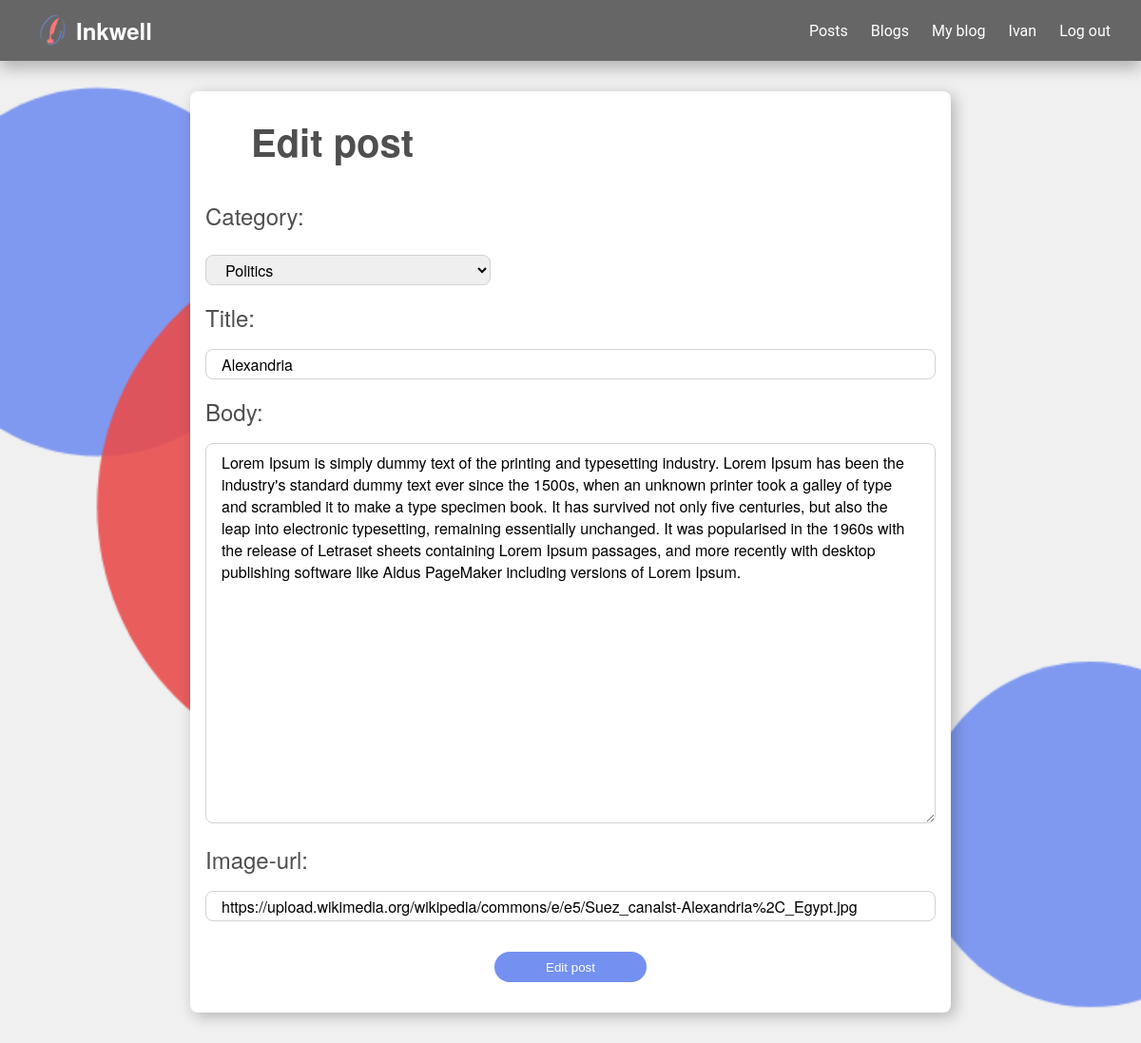
The app's page /edit_post_view/Alexandria (signed in) with its own data.
### main/models.py (models this page shows)
class Posts(models.Model):
    author = models.ForeignKey(User, on_delete=models.CASCADE, related_name="writer")
    blog = models.ForeignKey(Blog, on_delete=models.CASCADE, related_name="blog")
    category = models.ForeignKey(Category, on_delete=models.CASCADE,default="Other", related_name="post_category")
    title = models.CharField(max_length=200)
    body = models.TextField(blank=False)
    image = models.URLField(max_length=200)
    created = models.DateTimeField(auto_now_add=True)
    updated = models.DateTimeField(auto_now=True)
    class Meta:
            verbose_name= "Post"
            verbose_name_plural= "Posts"

### main/views.py (the view)
# urls.py: path("edit_post_view/<str:post_title>", views.edit_post_view, name="edit_post_view"),
@login_required(login_url="/sign_in")
def edit_post_view(request, post_title):
    userposts = Posts.objects.filter(author=request.user)
    post = Posts.objects.get(title=post_title, author=request.user)
    categories = Category.objects.all()
    if request.user != post.author:
        return redirect("post", post.blog.name, post.title)
    return render(request,"main/edit_post.html", {
        "post": post,
        "categories": categories
    })

### main/templates/main/edit_post.html (shortened to what this page needs)
{% extends "main/components/layout.html" %}
{% load static %}
{% block body %}
    <div class="main-body-2">
        <div id="post-wrapper">
            <div id="create-post-div">
                <div class="title-div">
                    <h1>Edit post</h1>
                </div>
                <div id="post-form-div">
                    <form id="post-form" action="#" onsubmit="event.preventDefault(); edit_post('{{ post.blog.name }}', {{ post.id }})">
                        <div class="post-label">
                            <label  for="Category">Category:<label>
                        </div>
                        <div class="input-div">
                            <select class="post-form-input" name="category" id="category">
                                {% for category in categories %}
                                    {% if category.name == post.category.name %}
                                        <option value={{ category.name }} selected="selected">{{ category.name }}</option>
                                    {% else %}
                                        <option value={{ category.name }}>{{ category.name }}</option>
                                    {% endif %}
                                {% endfor %}
                            </select>
                        </div>
                        <div class="post-label">
                            <label  for="title">Title:<label>
                        </div>
                        <input class="post-input" type="text" value="{{ post.title }}" name="title" id="title">
                        <div class="post-label">
                            <label class="post-label" for="body">Body:<label>
                        </div>
                        <textarea class="post-input-area" type="text" name="body" id="body">{{ post.body }}</textarea>
                        <div class="post-label">
                            <label class="post-label" for="image">Image-url:<label>
                        </div>
                        <input class="post-input" type="url" value="{{ post.image }}" name="image" id="image">
                        <div id="post-button-div">
                            <input id="post-button"  type="submit" value="Edit post">
                        </div>
                    </form>
                </div>
            </div>
        </div>
    </div>
{% endblock %}

### main/templates/main/components/layout.html (shortened to what this page needs)
{% load static %}
<!DOCTYPE html>
<html lang="en">
    <head>
        <link rel="stylesheet" href="{% static 'main/styles.css' %}">
    </head>
    <body>
        <div id="navbar">
            <a class="nav-link" href="{% url 'index' %}">
                <div id="logo">
                    <img src="\static\main\images\Main-logo.png" alt="Logo">
                    <h3 id="logo-text">Inkwell</h3>
                </div>
            </a>
            <div id="nav-1">
                <a class="nav-link" href="{% url 'posts' %}">
                    <p class="nav-text">Posts</p>
                </a>
                <a class="nav-link" href="{% url 'blogs' %}">
                    <p class="nav-text">Blogs</p>
                </a>
                {% if user.is_authenticated %}
                    <a class="nav-link" href="{% url 'create_blog_view' %}">
                        <p class="nav-text">My blog</p>
                    </a>
                    <p class="nav-text">{{ request.user }}</p>
                    <a class="nav-link" href="{% url 'logout' %}">
                        <p class="nav-text">Log out</p>
                    </a>
                {% else %}
                    <a class="nav-link" href="{% url 'sign_in_page' %}">
                        <p class="nav-text">Sign in</p>
                    </a>
                {% endif %}
            </div>
        </div>
        <div class="body">
            {% block body %}
            {% endblock %}
        </div>
    </body>
</html>

### main/static/main/styles.css (style rules this page uses)
body { margin: 0px; padding: 0px; }
h1 { color: #4F4F4F; font-size: 40px; font-family: Montserrat, "Helvetica Neue", Helvetica, sans-serif; }
h3, label { color: #4F4F4F; font-size: 24px; font-family: Montserrat, "Helvetica Neue", Helvetica, sans-serif; }
p { color: #4F4F4F; font-size: 16px; font-family: Montserrat, "Helvetica Neue", Helvetica, sans-serif; }
#navbar { width: 100%; height: 64px; background-color: #666666; display:flex; justify-content: space-between; box-shadow: 0px 8px 15px rgba(0, 0, 0, 0.25); position: sticky; top:0px; z-index: 1000; }
#logo, #signin-logo { height: 48px; margin-left: 32px; align-self: center; display: flex; }
#logo-text { margin: 0px; color: white; align-self: center; }
#logo > img, #signin-logo > img { width: 48px; height: 48px; align-self: center; object-fit: contain; }
#nav-1 { height: 48px; margin-right: 32px; align-self: center; display: flex; }
.nav-text { font-size: 16px; margin: 0px; color: white; align-self: center; font-family: Roboto, "Helvetica Neue", Helvetica, sans-serif; margin-left: 24px; }
.nav-link, .login-link { align-self: center; text-decoration: none; }
.main-body, .main-body-2 { min-height: 100vh; background-color: #f0f0f0; display: flex; flex-direction: column; }
.main-body-2 { background-image: url("../main/images/Background-circles.png"); background-repeat: repeat-y; background-size: cover; }
.title-div { margin-left: 64px; }
.title-div > h1 { margin: 24px 0px 0px 0px; }
.input-div, .post-input-div { display: flex; align-items: center; margin-top: 24px; width: 474px; justify-content: space-between; }
.blog-form-input, .post-form-input, .comment-form-input { padding: 0px 16px; width: 300px; height: 32px; border-radius: 4px; box-sizing: border-box; border: 1px #D3D3D3 solid; font-size: 16px; font-family: Montserrat, "Helvetica Neue", Helvetica, sans-serif; }
#create-post-div { margin: 32px 16px; max-width: 800px; width: 100%; min-height: 934px; background-color: white; align-self: center; border-radius: 8px; box-shadow: 4px 4px 15px rgba(0, 0, 0, 0.25); }
#post-form-div { width: 100%; height: 100%; display: flex; flex-direction: column; align-items: center; margin: 16px 0px 0px 0px; }
#post-wrapper { display: flex; flex-direction: column; padding: 0px 16px; }
#post-form { padding: 0px 16px; width: 100%; box-sizing: border-box; }
.post-label { margin: 16px 0px; }
.post-input, .post-input-area, .comment-input-area, .comment-input-area-error { width: 100%; height: 32px; border-radius: 8px; border: 1px lightgrey solid; font-family: Montserrat, "Helvetica Neue", Helvetica, sans-serif; font-size: 16px; box-sizing: border-box; padding: 8px 16px; }
.post-form-input { border-radius: 8px; }
.post-input-area { height: 400px; }
#post-button-div { margin: 32px 0px; display: flex; justify-content: center; }
#post-button { width: 160px; height: 32px; color: white; background-color: #7490F0; border-radius: 32px; border: none; box-sizing: border-box; }

### records on screen
Posts: title "Alexandria", body "Lorem Ipsum is simply dummy text of the printing and typesetting industry. Lorem Ipsum has been the industry's standard dummy text ever since the 1500s, when an unknown printer took a galley of type and scrambled it to make a type specimen book. It has survived not only five centuries, but also the leap into electronic typesetting, remaining essentially unchanged. It was popularised in the 1960s with the release of Letraset sheets containing Lorem Ipsum passages, and more recently with desktop publishing software like Aldus PageMaker including versions of Lorem Ipsum.", image "https://upload.wikimedia.org/wikipedia/commons/e/e5/Suez_canalst-Alexandria%2C_Egypt.jpg"

### other values on screen
{{ request.user }} "Ivan"
form field category "Politics"
